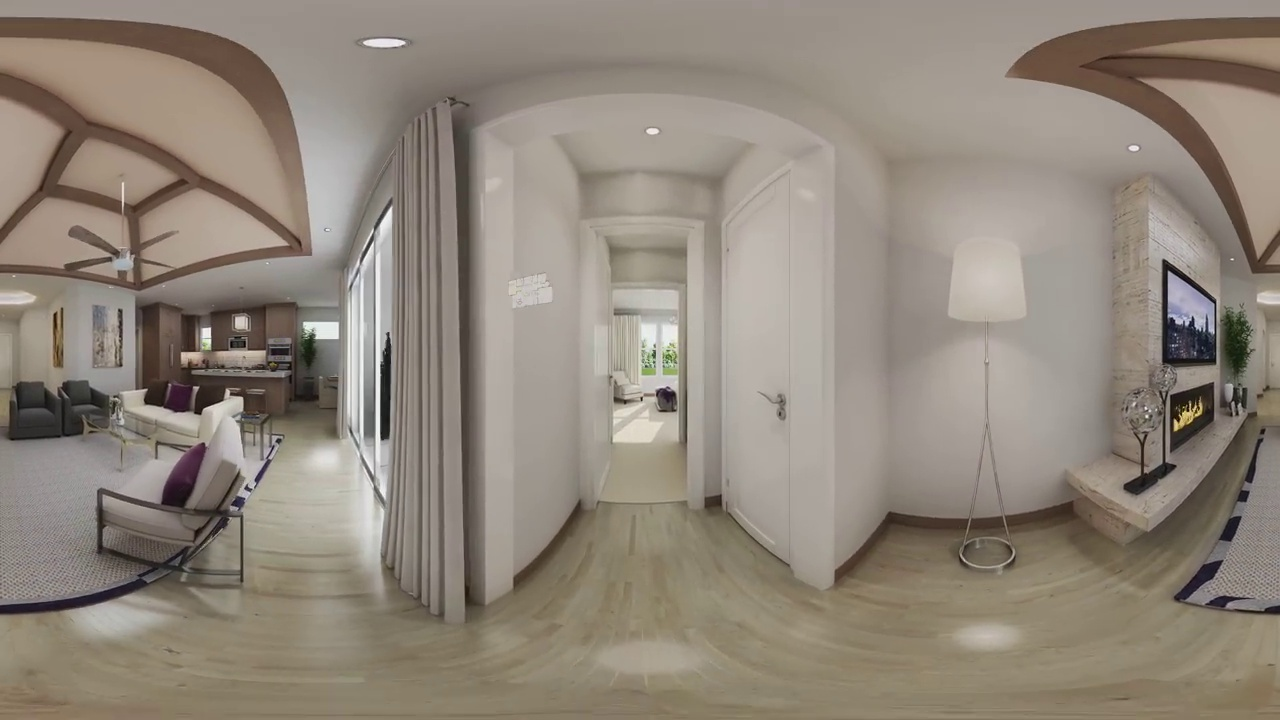
#> input picture Resize/DistanceCheck/image1.jpg, 1280 x 720 px
$ python DistanceCheck.py
#> lines starting #> are read from the running program, lines starting #| are printed output that depends on the picture
#> in main, image1 is the input picture: PIL image 1280x720 RGB; mean R, G, B 144.4, 134.6, 122.8
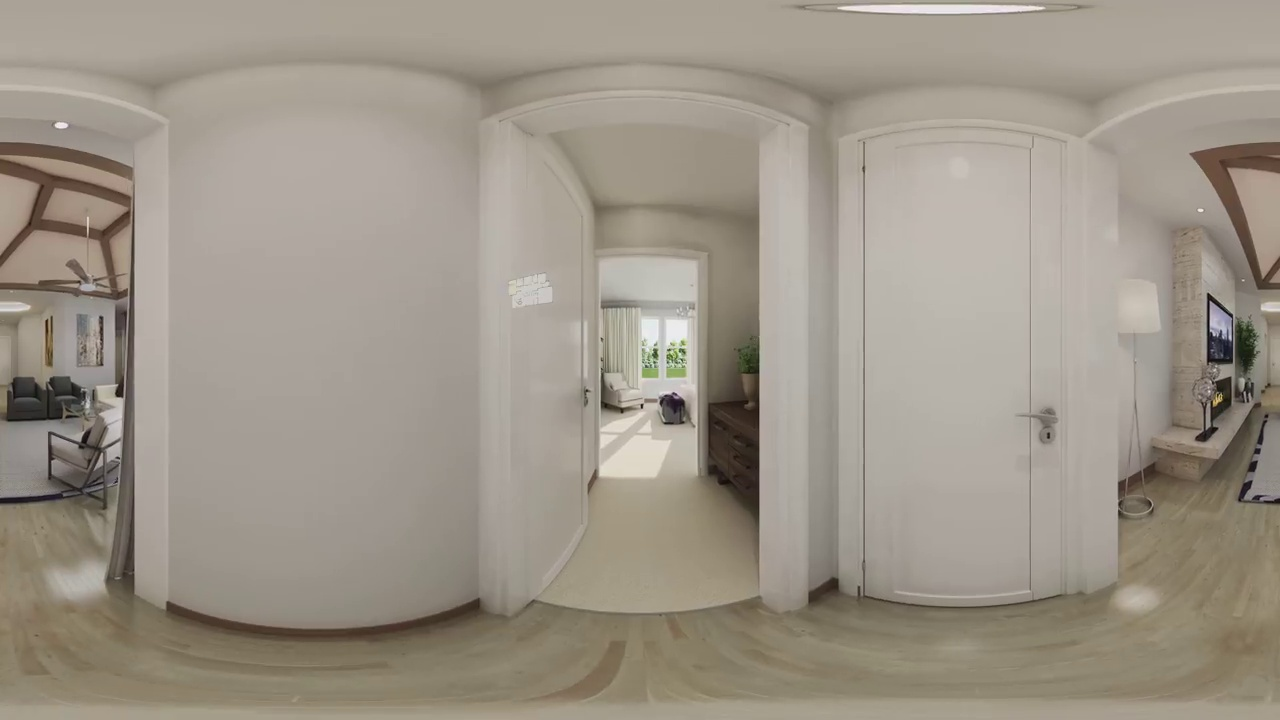
#> input picture Resize/DistanceCheck/image2.jpg, 1280 x 720 px
#> in main, image2 is the input picture: PIL image 1280x720 RGB; mean R, G, B 157.1, 148.9, 136.6
from PIL import Image, ImageDraw

def extract_center_segment(image, segment_size):
    # Get the dimensions of the image
#> called with segment_size = 100
    width, height = image.size
#> width = 1280; height = 720

    # Calculate the coordinates for the center segment
    left = (width - segment_size) // 2
#> left = 590
    top = (height - segment_size) // 2
#> top = 310
    right = left + segment_size
#> right = 690
    bottom = top + segment_size
#> bottom = 410

    # Crop the image to the center segment
    center_segment = image.crop((left, top, right, bottom))
    return center_segment

def extract_left_segment(image, segment_size):
    # Get the dimensions of the image
    width, height = image.size

    # Calculate the coordinates for the center segment
    left = (width - segment_size) // 4
    top = (height - segment_size) // 2
    right = left + segment_size
    bottom = top + segment_size

    # Crop the image to the center segment
    center_segment = image.crop((left, top, right, bottom))
    return center_segment

def extract_up_segment(image, segment_size):
    # Get the dimensions of the image
    width, height = image.size

    # Calculate the coordinates for the center segment
    left = (width - segment_size) // 2
    top = (height - segment_size) // 4
    right = left + segment_size
    bottom = top + segment_size

    # Crop the image to the center segment
    center_segment = image.crop((left, top, right, bottom))
    return center_segment

def calculate_pixel_ratio_difference(segment1, segment2):
    # Convert segments to grayscale for easy pixel comparison
    segment1 = segment1.convert('L')
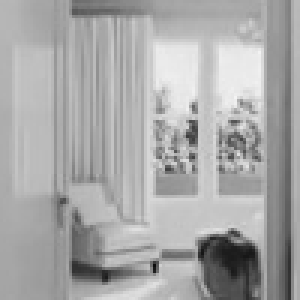
#> segment1: PIL image 100x100 L (shown 3 times larger); min 12, max 244, mean 168
    segment2 = segment2.convert('L')
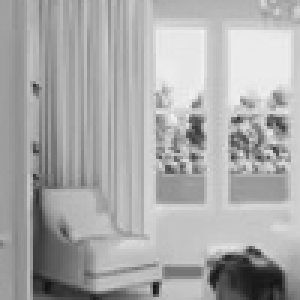
#> segment2: PIL image 100x100 L (shown 3 times larger); min 18, max 241, mean 170.1

    # Get the pixel data for the segments
    pixels1 = list(segment1.getdata())
#> pixels1 = 10000 values, max 244 at index 3278, min 12 at index 8851, mean 168
    pixels2 = list(segment2.getdata())
#> pixels2 = 10000 values, max 241 at index 1067, min 18 at index 9615, mean 170.1

    # Calculate the mean pixel values for each segment
    mean_pixel1 = sum(pixels1) / len(pixels1)
#> mean_pixel1 = 168
    mean_pixel2 = sum(pixels2) / len(pixels2)
#> mean_pixel2 = 170.1

    # Calculate the pixel ratio difference
    pixel_ratio_difference = (mean_pixel2 - mean_pixel1) / mean_pixel1
#> pixel_ratio_difference = 0.0127

    return pixel_ratio_difference

def forward_check(image1, image2):
    # Define the size of the center segment (e.g., 100x100 pixels)
    segment_size = 100

    # Extract the center segment from each image
    center_segment1 = extract_center_segment(image1, segment_size)
    center_segment2 = extract_center_segment(image2, segment_size)

    # Calculate the pixel ratio difference
    pixel_ratio_difference = calculate_pixel_ratio_difference(center_segment1, center_segment2)
#> pixel_ratio_difference = 0.0127

    # Determine if the center segment is zoomed in or zoomed out
    zoom_direction = "zoomed in" if pixel_ratio_difference > 0 else "zoomed out"
#> zoom_direction = 'zoomed in'

    # Print the pixel ratio difference and zoom direction
    print(f"Pixel Ratio Difference: {pixel_ratio_difference:.2%}")
#| Pixel Ratio Difference: 1.27%
    print(f"The center segment is {zoom_direction}.")
#| The center segment is zoomed in.

def left_check(image1, image2):
    # Define the size of the center segment (e.g., 100x100 pixels)
    segment_size = 100

    # Extract the center segment from each image
    center_segment1 = extract_left_segment(image1, segment_size)
#> in extract_left_segment, `center_segment = image.crop((left, top, right, bottom))`:
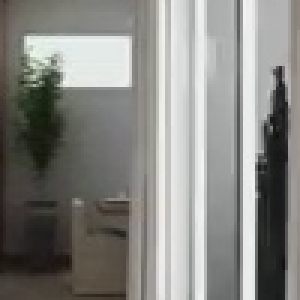
#> center_segment: PIL image 100x100 RGB (shown 3 times larger); mean R, G, B 134.7, 134.5, 130.3
    center_segment2 = extract_left_segment(image2, segment_size)
#> call 2 of extract_left_segment, with segment_size = 100
#> in extract_left_segment (call 2), `center_segment = image.crop((left, top, right, bottom))`:
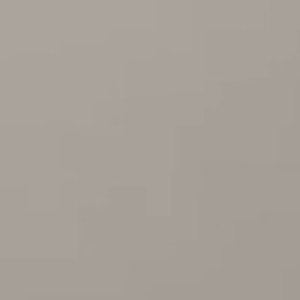
#> center_segment: PIL image 100x100 RGB (shown 3 times larger); mean R, G, B 167.4, 160.4, 152.4

    # Calculate the pixel ratio difference
    pixel_ratio_difference = calculate_pixel_ratio_difference(center_segment1, center_segment2)
#> pixel_ratio_difference = 0.205

    # Determine if the center segment is zoomed in or zoomed out
    zoom_direction = "zoomed in" if pixel_ratio_difference > 0 else "zoomed out"
#> zoom_direction = 'zoomed in'

    # Print the pixel ratio difference and zoom direction
    print(f"Pixel Left Ratio Difference: {pixel_ratio_difference:.2%}")
#| Pixel Left Ratio Difference: 20.45%
    print(f"The Left segment is {zoom_direction}.")
#| The Left segment is zoomed in.

def up_check(image1, image2):
    # Define the size of the center segment (e.g., 100x100 pixels)
    segment_size = 100

    # Extract the center segment from each image
    center_segment1 = extract_up_segment(image1, segment_size)
#> in extract_up_segment, `center_segment = image.crop((left, top, right, bottom))`:
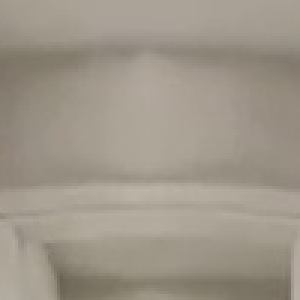
#> center_segment: PIL image 100x100 RGB (shown 3 times larger); mean R, G, B 158.4, 150.2, 137.3
    center_segment2 = extract_up_segment(image2, segment_size)
#> call 2 of extract_up_segment, with segment_size = 100
#> in extract_up_segment (call 2), `center_segment = image.crop((left, top, right, bottom))`:
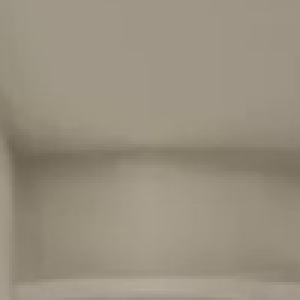
#> center_segment: PIL image 100x100 RGB (shown 3 times larger); mean R, G, B 152.9, 144.1, 127.7

    # Calculate the pixel ratio difference
    pixel_ratio_difference = calculate_pixel_ratio_difference(center_segment1, center_segment2)
#> pixel_ratio_difference = -0.0413

    # Determine if the center segment is zoomed in or zoomed out
    zoom_direction = "zoomed in" if pixel_ratio_difference > 0 else "zoomed out"
#> zoom_direction = 'zoomed out'

    # Print the pixel ratio difference and zoom direction
    print(f"Pixel Up Ratio Difference: {pixel_ratio_difference:.2%}")
#| Pixel Up Ratio Difference: -4.13%
    print(f"The Up segment is {zoom_direction}.")
#| The Up segment is zoomed out.

def main():
    # Load the images
    image1 = Image.open('image1.jpg')  # Replace with your image file path
    image2 = Image.open('image2.jpg')  # Replace with your image file path
    forward_check(image1,image2)
    left_check(image1,image2)
    up_check(image1,image2)

if __name__ == "__main__":
    main()
